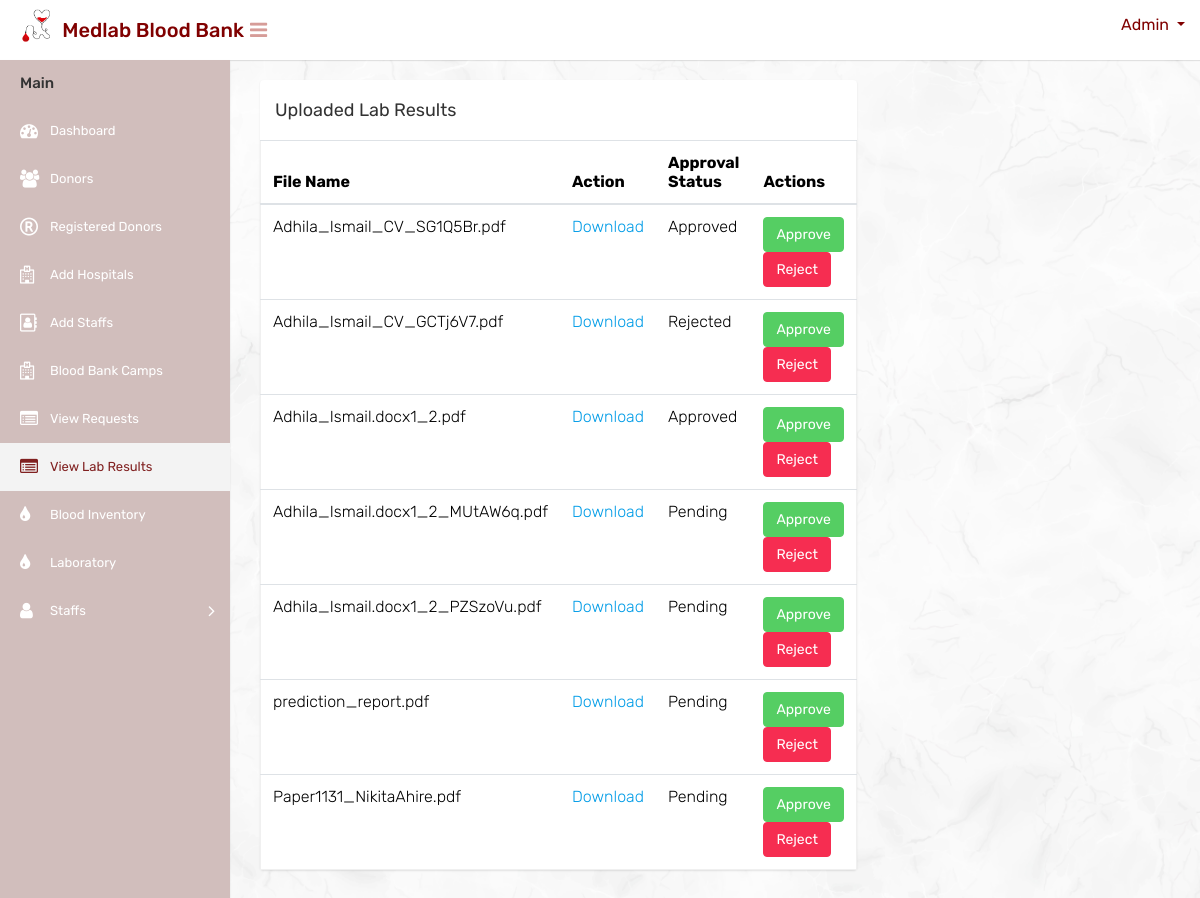
/uploaded_files/, run on an earlier commit of the app's database.
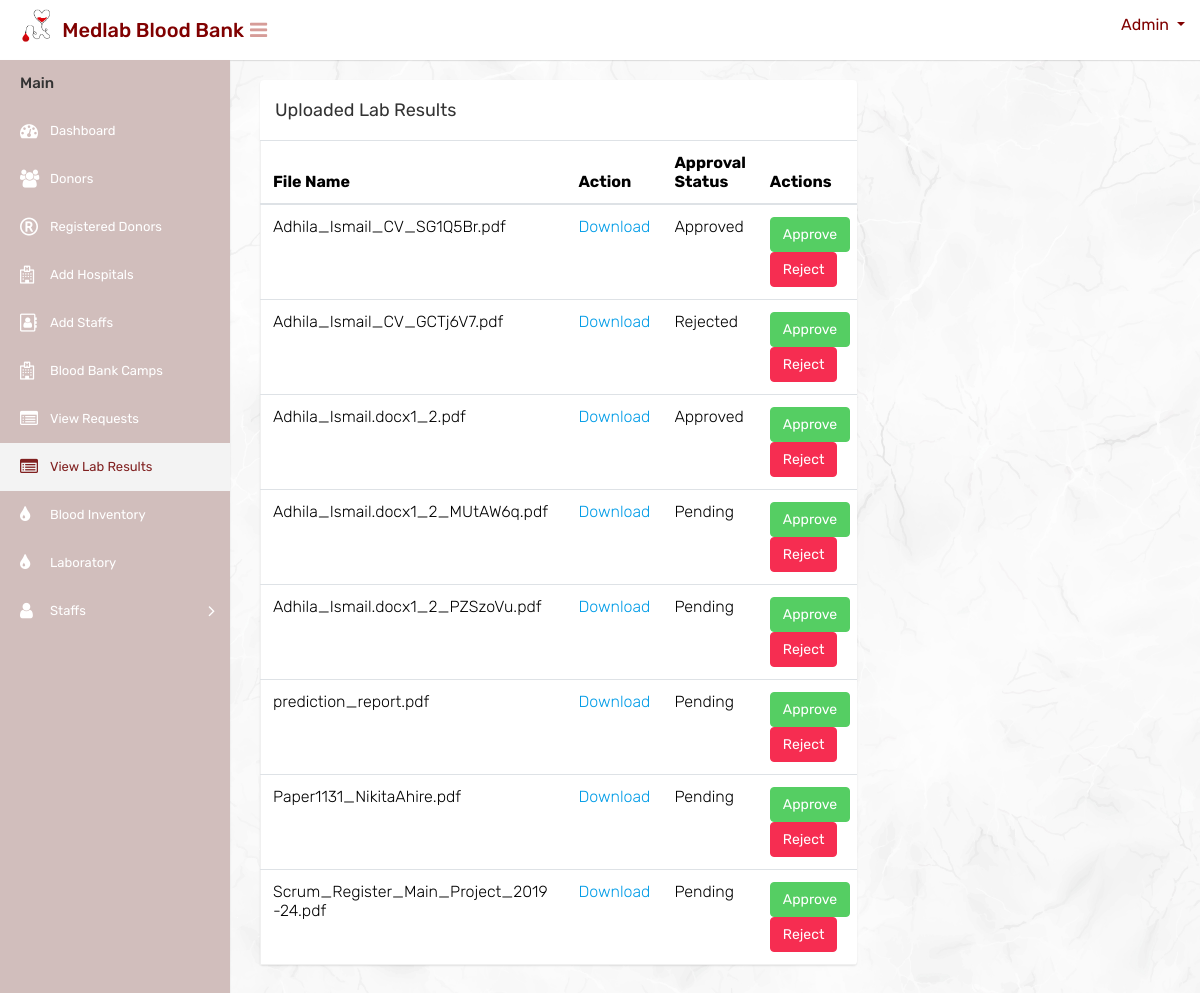
And on a later commit of the database.
### website/models.py (models this page shows)
class UploadedFile(models.Model):
    user = models.ForeignKey(get_user_model(), on_delete=models.CASCADE, default=None)
    file = models.FileField(upload_to='media/uploads/')
    approval_status = models.CharField(max_length=50, default='Pending')
    timestamp = models.DateTimeField(null=True)

### website/views.py (the view)
# urls.py: path('uploaded_files/', view_uploaded_files, name='view_uploaded_files'),
def view_uploaded_files(request):
    uploaded_files = UploadedFile.objects.all()
    context = {'uploaded_files': uploaded_files}
    return render(request, 'mainuser/viewlabresults.html', context)

### templates/mainuser/viewlabresults.html (shortened to what the changed rows need)
{% load static %}
<html lang="en">
<head>
    <link rel="stylesheet" type="text/css" href="{% static 'mainuser/css/bootstrap.min.css' %}">
    <link rel="stylesheet" type="text/css" href="{% static 'mainuser/css/font-awesome.min.css' %}">
    <link rel="stylesheet" type="text/css" href="{% static 'mainuser/css/style.css' %}">
</head>
<body>
    <div class="main-wrapper">
        <div class="page-wrapper">
            <div class="content">
				<div class="row">
					<div class="col-12 col-md-6 col-lg-8 col-xl-8">
						<div class="card">
							<div class="card-body p-0">
								<div class="table-responsive">
									<table class="table mb-0">
                                        <thead>
                                            <tr>
                                                <th>File Name</th>
                                                <th>Action</th>
                                                <th>Approval Status</th>
                                                <th>Actions</th>
                                            </tr>
                                        </thead>
                                        <tbody>
                                            {% if uploaded_files %}
                                                {% for uploaded_file in uploaded_files %}
                                                    <tr>
                                                        <td>{{ uploaded_file.file.name|cut:"media/uploads/" }}</td>
                                                        <td>
                                                            <a href="{% url 'download_file' file_id=uploaded_file.id %}" target="_blank">Download</a>
                                                        </td>
                                                        <td id="approval-status-{{ uploaded_file.id }}">{{ uploaded_file.approval_status }}</td>
                                                        <td>
                                                            <button class="btn btn-success" onclick="toggleApprovalStatus({{ uploaded_file.id }}, 'Approved')">Approve</button>
                                                            <button class="btn btn-danger" onclick="toggleApprovalStatus({{ uploaded_file.id }}, 'Rejected')">Reject</button>
                                                        </td>
                                                    </tr>
                                                {% endfor %}
                                            {% else %}
                                                <tr>
                                                    <td colspan="4">No files uploaded yet.</td>
                                                </tr>
                                            {% endif %}
                                        </tbody>
                                    </table>
								</div>
							</div>
						</div>
					</div>
				</div>
            </div>
        </div>
    </div>
</body>
</html>

What changed in the data, as far as the page shows it:
added UploadedFile: file.name "Scrum_Register_Main_Project_2019-24.pdf", approval_status "Pending"
